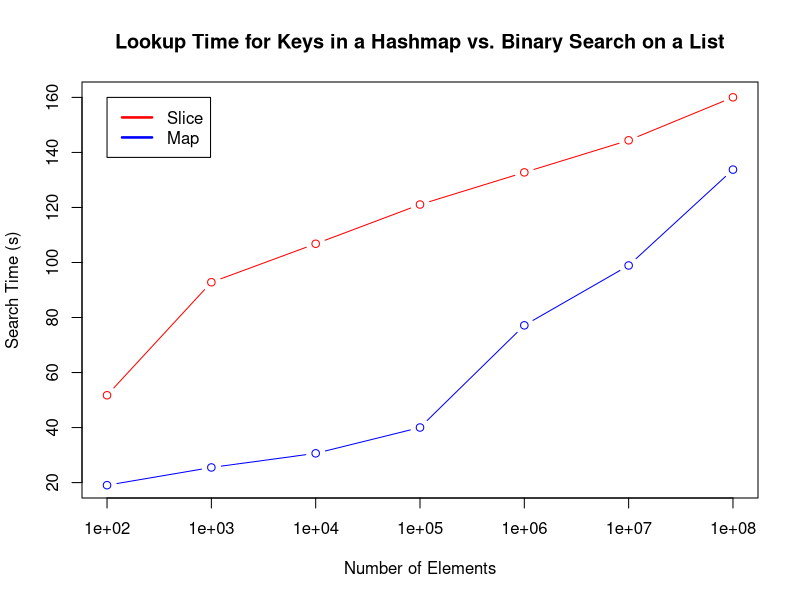

Write R code to recreate this figure.
raw <- read.csv(file="benchresults.csv",sep=",",head=TRUE)
data <- raw

png(filename="plot.png",
    units="px",
    width=640,
    height=480)

plot(data$Elements, data$Map/data$Elements, type=c("b"), log=c("x"), ylim=c(20,160),
        xlab="Number of Elements", ylab="Search Time (s)", col="blue")
title(main="Lookup Time for Keys in a Hashmap vs. Binary Search on a List")
lines(data$Elements, y=data$Slice/data$Elements, col="red", type="b")
legend(10^2, y=160, c("Slice", "Map"), col=c("red", "blue"), lwd=c(2.5, 2.5), lty=c(1, 1))

